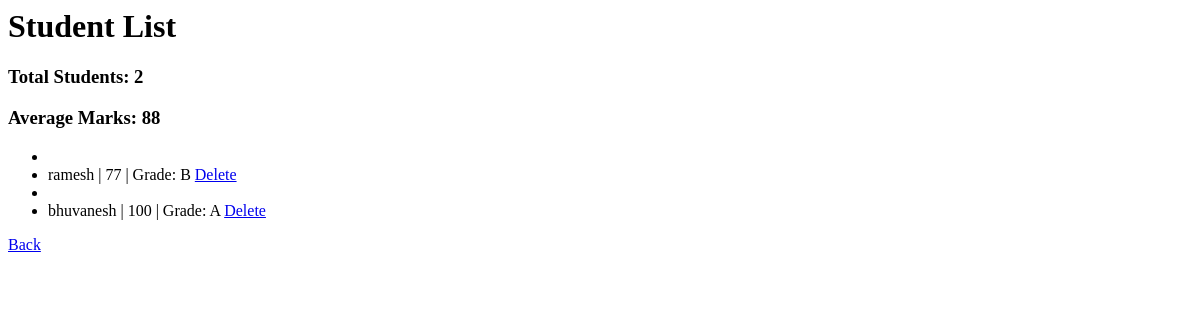
The app's page /students, older data.
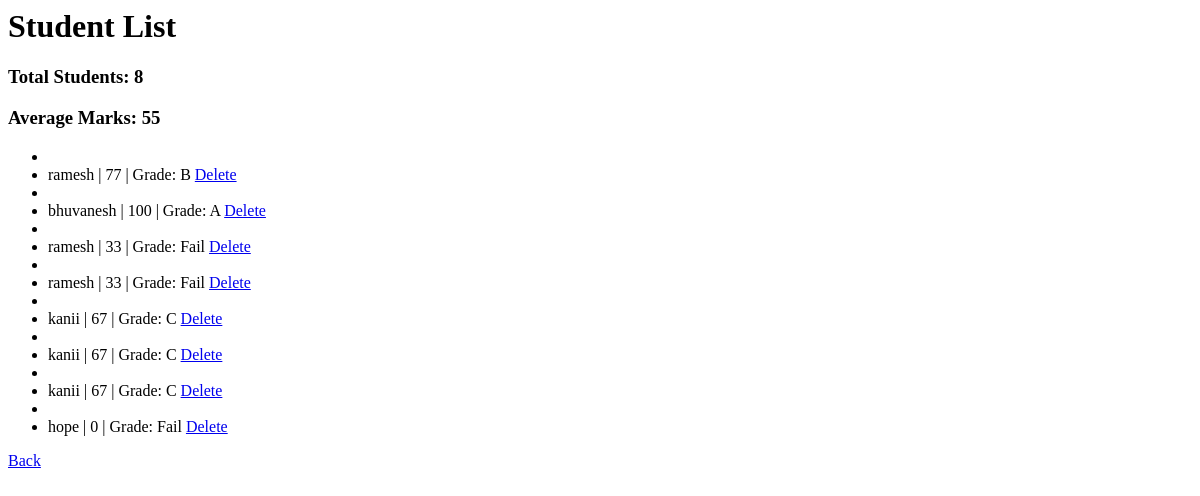
The same page, newer data.
### tables this page shows
CREATE TABLE students (
            id INTEGER PRIMARY KEY AUTOINCREMENT,
            name TEXT,
            marks INTEGER
        );

### app.py (the view)
@app.route("/students")
def view_students():
    conn = sqlite3.connect("students.db")
    cursor = conn.cursor()
    cursor.execute("SELECT id, name, marks FROM students")
    students = cursor.fetchall()
    total_no_students = len(students)
    total_marks = 0
    student_with_grades = []
    for student in students:
        marks = int(student[2])
        total_marks += marks
        if marks >= 90:
            grade = "A"
        elif marks >= 75:
            grade = "B"
        elif marks >= 50:
            grade = "C"
        else:
            grade = "Fail"
        student_with_grades.append((student[0], student[1], marks, grade))
    if total_no_students > 0:
        average = int(total_marks / total_no_students)
    else:
        average = 0
    conn.close()
    return render_template(
        "students.html",
        students=student_with_grades,
        total=total_no_students,
        average=average
    )

### templates/students.html
<body>
    <h1>Student List</h1>
    <h3>Total Students: {{ total }}</h3>
    <h3>Average Marks: {{ average }}</h3>
    <ul>
        {% for student in students %}
            <li>
                <li>{{ student[1] }} | {{ student[2] }} | Grade: {{ student[3] }}
                <a href="/delete/{{ student[0] }}">Delete</a>
            </li>
        {% endfor %}
    </ul>
    <a href="/">Back</a>
</body>

Row changes from the older to the newer data that the page shows:
added students: name "ramesh", marks "33", student "Fail"
added students: name "ramesh", marks "33", student "Fail"
added students: name "kanii", marks "67", student "C"
added students: name "kanii", marks "67", student "C"
added students: name "kanii", marks "67", student "C"
added students: name "hope", marks "0", student "Fail"
Text that changed along with them:
{{ total }}: "2" → "8"
{{ average }}: "88" → "55"
